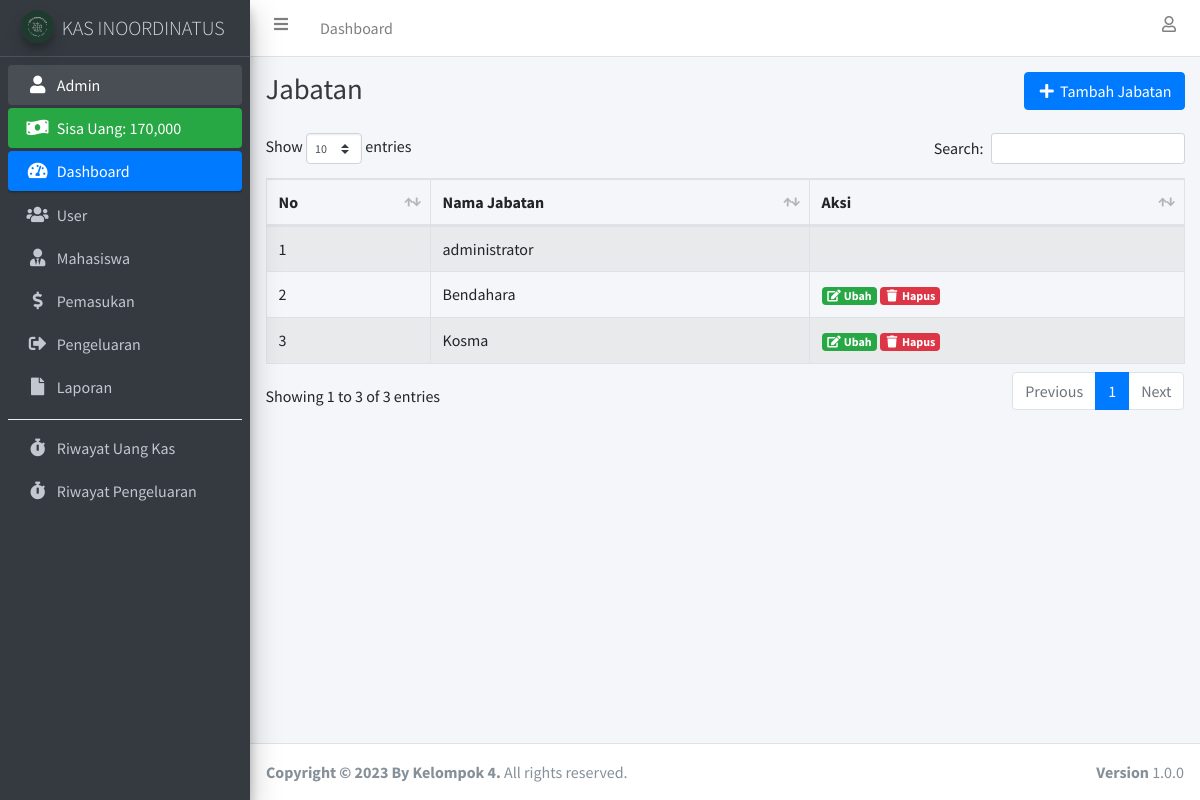
The page /jabatan.php (signed in) on the database its author committed.
### tables this page shows
CREATE TABLE `user` (
  `id_user` int(11) NOT NULL,
  `nama_lengkap` varchar(100) NOT NULL,
  `username` varchar(100) NOT NULL,
  `password` varchar(255) NOT NULL,
  `id_jabatan` int(11) NOT NULL
);

CREATE TABLE `jabatan` (
  `id_jabatan` int(11) NOT NULL,
  `nama_jabatan` varchar(100) NOT NULL
);

### connection.php (called while the page is built, shortened)
<?php
	$host		= "localhost";
	$username	= "root";
	$password	= "";
	$database	= "kas";
	$conn 		= mysqli_connect($host, $username, $password, $database);
if (isset($_SESSION['id_user'])) {
	function dataUser() {
		global $conn;
		$id_user = $_SESSION['id_user'];
		return mysqli_fetch_assoc(mysqli_query($conn, "SELECT * FROM user INNER JOIN jabatan ON user.id_jabatan = jabatan.id_jabatan WHERE id_user = '$id_user'"));
	}
}

### jabatan.php (the view, shortened to what this page needs)
<?php
  require 'connection.php';
  $jabatan = mysqli_query($conn, "SELECT * FROM jabatan");
?>
<!DOCTYPE html>
<html>
<head>
  <?php include 'include/css.php'; ?>
</head>
<body class="hold-transition sidebar-mini layout-fixed">
<div class="wrapper">
  <?php include 'include/navbar.php'; ?>
  <?php include 'include/sidebar.php'; ?>
  <div class="content-wrapper">
    <div class="content-header">
      <div class="container-fluid">
        <div class="row justify-content-center mb-2">
          <div class="col-sm text-left">
            <h1 class="m-0 text-dark">Jabatan</h1>
          </div>
          <div class="col-sm text-right">
            <button type="button" class="btn btn-primary" data-toggle="modal" data-target="#tambahJabatanModal"><i class="fas fa-fw fa-plus"></i> Tambah Jabatan</button>
          </div>
        </div>
      </div>
    </div>
    <section class="content">
      <div class="container-fluid">
        <div class="row">
          <div class="col-lg">
            <div class="table-responsive">
              <table class="table table-striped table-hover table-bordered" id="table_id">
                <thead>
                  <tr>
                    <th>No</th>
                    <th>Nama Jabatan</th>
                    <th>Aksi</th>
                  </tr>
                </thead>
                <tbody>
                  <?php $i = 1; ?>
                  <?php foreach ($jabatan as $dj): ?>
                    <tr>
                      <td><?= $i++; ?></td>
                      <td><?= $dj['nama_jabatan']; ?></td>
                      <td>
                        <?php if ($dj['id_jabatan'] !== '1'): ?>
                          <a href="ubah_jabatan.php?id_jabatan=<?= $dj['id_jabatan']; ?>" class="badge badge-success" data-toggle="modal" data-target="#editJabatanModal<?= $dj['id_jabatan']; ?>">
                            <i class="fas fa-fw fa-edit"></i> Ubah
                          </a>
                          <a data-nama="<?= $dj['nama_jabatan']; ?>" class="btn-delete badge badge-danger" href="hapus_jabatan.php?id_jabatan=<?= $dj['id_jabatan']; ?>"><i class="fas fa-fw fa-trash"></i> Hapus</a>
                        <?php endif ?>
                      </td>
                    </tr>
                  <?php endforeach ?>
                </tbody>
              </table>
            </div>
          </div>
        </div>
      </div>
    </section>
  </div>
  <footer class="main-footer">
    <strong>Copyright &copy; 2023 By Kelompok 4.</strong>
    All rights reserved.
    <div class="float-right d-none d-sm-inline-block">
      <b>Version</b> 1.0.0
    </div>
  </footer>
</div>
</body>
</html>

### include/sidebar.php
<?php
$dataUser = dataUser();
$jml_pengeluaran = mysqli_fetch_assoc(mysqli_query($conn, "SELECT sum(jumlah_pengeluaran) as jml_pengeluaran FROM pengeluaran"));
$jml_pengeluaran = $jml_pengeluaran['jml_pengeluaran'];
$jml_uang_kas = mysqli_fetch_assoc(mysqli_query($conn, "SELECT sum(minggu_ke_1 + minggu_ke_2 + minggu_ke_3 + minggu_ke_4) as jml_uang_kas FROM uang_kas"));
$jml_uang_kas = $jml_uang_kas['jml_uang_kas'];
?>
<aside class="main-sidebar sidebar-dark-primary elevation-4">
  <a href="index.php" class="brand-link">
    <img src="assets/img/img_properties/logoo.jpg" alt="AdminLTE Logo" class="brand-image img-circle elevation-3" style="opacity: .8">
    <span class="brand-text font-weight-light">KAS INOORDINATUS</span>
  </a>
  <div class="sidebar">
    <nav class="mt-2">
      <ul class="nav nav-pills nav-sidebar flex-column" data-widget="treeview" role="menu" data-accordion="false">
        <li class="nav-item has-treeview menu-open">
          <a href="profile.php" class="nav-link"><i class="nav-icon fas fa-fw fa-user"></i>
            <p><?= $dataUser['username']; ?></p>
          </a>
        </li>
        <li class="nav-item">
          <div class="bg-success nav-link text-white">
            <i class="nav-icon fas fa-money-bill-wave"></i>
            <p>
              Sisa Uang: <?= number_format($jml_uang_kas - $jml_pengeluaran); ?>
            </p>
          </div>
        </li>
        <li class="nav-item has-treeview menu-open">
          <a href="index.php" class="nav-link active">
            <i class="nav-icon fas fa-tachometer-alt"></i>
            <p>
              Dashboard
            </p>
          </a>
        </li>
        <?php if ($dataUser['id_jabatan'] == '1') : ?>
          <li class="nav-item">
            <a href="user.php" class="nav-link">
              <i class="nav-icon fas fa-users"></i>
              <p>
                User
              </p>
            </a>
          </li>
        <?php endif ?>
        <li class="nav-item">
          <a href="siswa.php" class="nav-link">
            <i class="fas fa-user-tie nav-icon"></i>
            <p>Mahasiswa</p>
          </a>
        </li>
        <li class="nav-item">
          <a href="uang_kas.php" class="nav-link">
            <i class="fas fa-dollar-sign nav-icon"></i>
            <p>Pemasukan</p>
          </a>
        </li>
        <li class="nav-item">
          <a href="pengeluaran.php" class="nav-link">
            <i class="fas fa-sign-out-alt nav-icon"></i>
            <p>Pengeluaran</p>
          </a>
        </li>
        <li class="nav-item">
          <a href="laporan.php" class="nav-link">
            <i class="fas fa-file nav-icon"></i>
            <p>Laporan</p>
          </a>
        </li>
        <div class="dropdown-divider"></div>
        <li class="nav-item">
          <a href="riwayat.php" class="nav-link">
            <i class="fas fa-stopwatch nav-icon"></i>
            <p>Riwayat Uang Kas</p>
          </a>
        </li>
        <li class="nav-item">
          <a href="riwayat_pengeluaran.php" class="nav-link">
            <i class="fas fa-stopwatch nav-icon"></i>
            <p>Riwayat Pengeluaran</p>
          </a>
        </li>
      </ul>
    </nav>
  </div>
</aside>

### rows shown on the page
user: username "Admin"
jabatan: nama_jabatan "administrator"
jabatan: nama_jabatan "Bendahara"
jabatan: nama_jabatan "Kosma"

### other values the page prints
$jml_uang_kas - $jml_pengeluaran "170,000"
